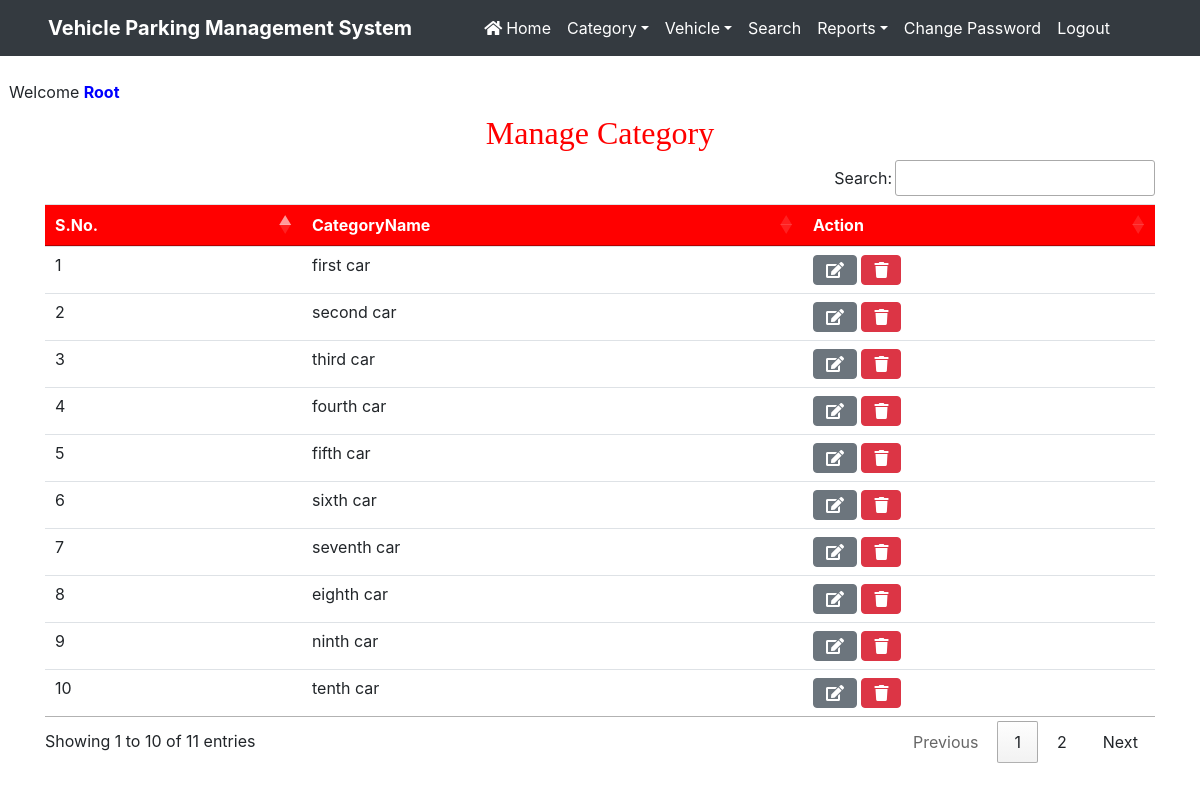
The app's page /manage_category (signed in) with its own data.
### vehicle/models.py (models this page shows, shortened)
class Category(models.Model):
    categoryname = models.CharField(max_length=50)

### vehicle/views.py (the view)
# urls.py: path('manage_category',manage_category,name='manage_category'),
def manage_category(request):
    if not request.user.is_authenticated:
        return redirect('admin_login')
    category = Category.objects.all()
    d = {'category':category}
    return render(request, 'manage_category.html', d)

### vehicle/templates/manage_category.html (shortened to what this page needs)
{% load static %}
<html>
<head>
{% include 'headeradmin.html' %}
  <link rel = stylesheet href="https://cdn.datatables.net/1.10.20/css/jquery.dataTables.min.css">
<link rel = stylesheet href="https://cdn.datatables.net/buttons/1.6.1/css/buttons.dataTables.min.css">
</head>
<body>
{% include 'nav2admin.html' %}
<br> &nbsp;&nbsp;Welcome <b style = 'text-transform : capitalize ; color : blue'>{{request.user.username}}</b>
<div class="container" style = "margin-top:10px">
<h2 class="text-center" style = "font-family : Monotype Corsiva ; color : red">Manage Category</h2>
<table class='table table-hover' id = example>
<thead style = 'background-color : red ; color : white'>
<tr>
<th>S.No.</th>
<th>CategoryName</th>
<th>Action</th>
</tr>
</thead>
<tbody>
 {% for i in category %}
<tr>
<td>{{forloop.counter}}</td>
 <td>{{i.categoryname}}</td>
<td><a href = "{% url 'edit_category' i.id %}" class='btn btn-secondary' title="Edit Category"><i class="fa fa-edit fa-1x"></i></a>
<a href = "{% url 'delete_category' i.id %}" title="Delete Category" class='btn btn-danger'><i class="fa fa-trash fa-1x"></i></a></td>
</tr>
{% endfor %}
</tbody>
</table>
</div>
</body>
</html>

### vehicle/templates/headeradmin.html (shortened to what this page needs)
{% load static %}
<head>
  <link rel="stylesheet" href="https://maxcdn.bootstrapcdn.com/bootstrap/4.4.1/css/bootstrap.min.css">
  <link rel="stylesheet" href="https://use.fontawesome.com/releases/v5.7.0/css/all.css">
  <link rel="stylesheet" type="text/css" href="{% static 'admin/css/mystyle.css' %}">
</head>

### vehicle/templates/nav2admin.html (shortened to what this page needs)
<nav class="navbar navbar-expand-sm navbar-dark bg-dark pl-5">
<a class="navbar-brand">
Vehicle Parking Management System
</a>
<div class="collapse navbar-collapse" id="abc" >
<ul class="navbar-nav pl-5">
<li class = "nav-item">
<a href = "{% url 'admin_home' %}" class="nav-link" style = "color : white"><i class="fas fa-home">&nbsp;</i>Home</a>
</li>
<li class="nav-item dropdown">
	  <a  href="#" class="nav-link dropdown-toggle" style="color:white;"  data-toggle="dropdown">Category</a>
	 </li>
<li class="nav-item dropdown">
	  <a  href="#" class="nav-link dropdown-toggle" style="color:white;"  data-toggle="dropdown">Vehicle</a>
	 </li>
<li class = "nav-item">
<a href = "{% url 'search' %}" class="nav-link" style = "color : white">Search</a>
</li>
<li class="nav-item dropdown">
	  <a  href="#" class="nav-link dropdown-toggle" style="color:white;"  data-toggle="dropdown">Reports</a>
	 </li>
	<li class = "nav-item">
<a href = "{% url 'change_password' %}" class="nav-link" style = "color : white">Change Password</a>
</li>
<li class = "nav-item">
<a href = "{% url 'logout' %}" class="nav-link" style = "color : white">Logout</a>
</li>
</ul>
</div>
</nav>

### vehicle/static/css/mystyle.css (style rules this page uses)
html { scroll-behavior:smooth; }
.navbar-brand { font-weight: bold; }

### records on screen
Category: categoryname "first car"
Category: categoryname "second car"
Category: categoryname "third car"
Category: categoryname "fourth car"
Category: categoryname "fifth car"
Category: categoryname "sixth car"
Category: categoryname "seventh car"
Category: categoryname "eighth car"
Category: categoryname "ninth car"
Category: categoryname "tenth car"

### other values on screen
{{ request.user.username }} "Root"
